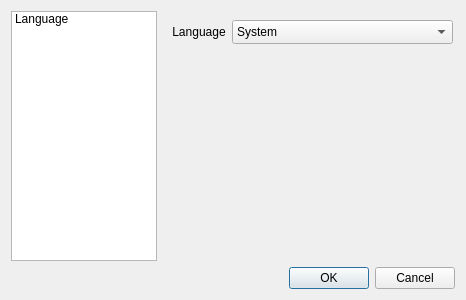
<?xml version="1.0" encoding="UTF-8"?>
<ui version="4.0">
 <class>settingdialog</class>
 <widget class="QDialog" name="settingdialog">
  <property name="geometry">
   <rect>
    <x>0</x>
    <y>0</y>
    <width>466</width>
    <height>300</height>
   </rect>
  </property>
  <property name="windowTitle">
   <string>Dialog</string>
  </property>
  <layout class="QVBoxLayout" name="verticalLayout">
   <item>
    <layout class="QHBoxLayout" name="horizontalLayout" stretch="1,2">
     <item>
      <widget class="QListWidget" name="settingListWidget">
       <item>
        <property name="text">
         <string>Language</string>
        </property>
       </item>
      </widget>
     </item>
     <item>
      <widget class="QStackedWidget" name="stackedWidget">
       <widget class="QWidget" name="page_Language">
        <widget class="QWidget" name="formLayoutWidget">
         <property name="geometry">
          <rect>
           <x>9</x>
           <y>9</y>
           <width>281</width>
           <height>251</height>
          </rect>
         </property>
         <layout class="QFormLayout" name="formLayout">
          <item row="0" column="1">
           <widget class="QComboBox" name="comboBox">
            <property name="insertPolicy">
             <enum>QComboBox::NoInsert</enum>
            </property>
            <property name="sizeAdjustPolicy">
             <enum>QComboBox::AdjustToMinimumContentsLengthWithIcon</enum>
            </property>
            <item>
             <property name="text">
              <string>System</string>
             </property>
            </item>
            <item>
             <property name="text">
              <string>English</string>
             </property>
            </item>
            <item>
             <property name="text">
              <string>Chinese</string>
             </property>
            </item>
           </widget>
          </item>
          <item row="0" column="0">
           <widget class="QLabel" name="label">
            <property name="text">
             <string>Language</string>
            </property>
            <property name="scaledContents">
             <bool>false</bool>
            </property>
            <property name="alignment">
             <set>Qt::AlignCenter</set>
            </property>
           </widget>
          </item>
         </layout>
        </widget>
       </widget>
      </widget>
     </item>
    </layout>
   </item>
   <item>
    <widget class="QDialogButtonBox" name="buttonBox">
     <property name="standardButtons">
      <set>QDialogButtonBox::Cancel|QDialogButtonBox::Ok</set>
     </property>
    </widget>
   </item>
  </layout>
 </widget>
 <resources/>
 <connections/>
</ui>
